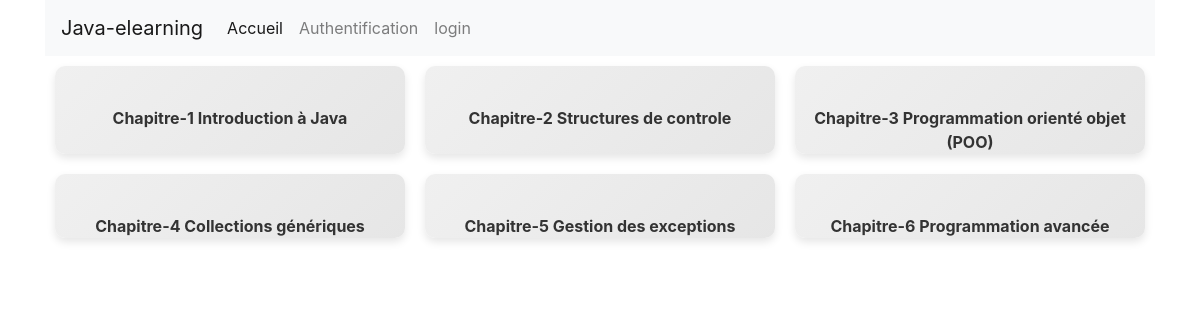
The app's page /programmes/lessonlist/ with its own data.
### programmes/models.py (models this page shows, shortened)
class Lesson(models.Model):# represente une leçon et ses differents attributs dans la base du donnée
    lesson_id = models.AutoField(primary_key=True)
    creer_par = models.ForeignKey(User, on_delete=models.CASCADE)
    nom = models.CharField(max_length=100)
    slug = models.SlugField(blank=True, null=True)
    position = models.PositiveSmallIntegerField(verbose_name='chapitre no')
    video = models.FileField(upload_to="Video", null=True, blank=True, verbose_name="cours en video")
    fpe = models.FileField(upload_to="FPE", null=True, blank=True, verbose_name="Fichier en presentation")
    pdf = models.FileField(upload_to="PDF", null=True, blank=True, verbose_name="cours en PDF")
    class Meta:
        ordering = ['position']

### programmes/views.py (the view)
# urls.py: path('lessonlist/', LessonListView.as_view(), name='lessonlist'),
class LessonListView(ListView):# vue utilise toutes leçons dans le template (lessonlist.html)
    model = Lesson
    template_name = 'programmes/lessonlist.html'
    context_object_name = 'lessons'
    def get_queryset(self):
        return Lesson.objects.all()

### programmes/templates/programmes/lessonlist.html (shortened to what this page needs)
{% extends 'base.html' %}
{% block content %}
<div class="lessons-container">
    {% for lesson in lessons %}
    <div class="lesson-item {% if lesson.teacher %}lesson-teacher{% elif lesson.student %}lesson-student{% endif %}">
        <a href="{% url 'programmes:lessonlistdetail' slug=lesson.slug %}">
            <div class="lesson-name">Chapitre-{{ lesson.position }} {{ lesson.nom }}</div>
        </a>
    </div>
    {% endfor %}
</div>
{% endblock %}

### utilisateurs/templates/base.html (shortened to what this page needs)
<!DOCTYPE html>
<html lang="en">
<head>
    <link rel="stylesheet" href="https://cdn.jsdelivr.net/npm/bootstrap@4.6.2/dist/css/bootstrap.min.css">
</head>
<body>
    <div class="container">
        <div class="row">
            <div class="col-md-12">
            {% if request.resolver_match.url_name != 'login' %}
                <nav class="navbar navbar-expand-md navbar-light bg-light">
                    <a class="navbar-brand" href="#">Java-elearning</a>
                    <div class="collapse navbar-collapse" id="navbarNav">
                      <ul class="navbar-nav">
                        <li class="nav-item active">
                          <a class="nav-link" href="{% url 'acceuil' %}">Accueil <span class="sr-only">(current)</span></a>
                        </li>
                        {% if not user.is_authenticated %}
                        <li class="nav-item">
                          <a class="nav-link" href="{% url 'register' %}">Authentification</a>
                        </li>
                        <li class="nav-item">
                          <a class="nav-link" href="{% url 'login' %}">login</a>
                        </li>
                        {% endif %}
                      </ul>
                    </div>
                  </nav>
              {% endif %}
            </div>
        </div>
        {% block content %}
        {% endblock %}
    </div>
</body>
</html>

### programmes/templates/programmes/lessonlist.html (style rules this page uses)
.lesson-item { width: calc(33.33% - 20px); margin: 10px; display: inline-block; text-align: center; position: relative; background: linear-gradient(135deg, #f0f0f0 0%, #e6e6e6 100%); border-radius: 10px; box-shadow: 0 4px 8px rgba(0, 0, 0, 0.1); transition: transform 0.2s, box-shadow 0.2s, background-color 0.5s; }
.lesson-name { margin-top: 40px; font-weight: bold; color: #333; }
.lessons-container { display: flex; flex-wrap: wrap; justify-content: space-between; }

### records on screen
Lesson: position "1", nom "Introduction à Java"
Lesson: position "2", nom "Structures de controle"
Lesson: position "3", nom "Programmation orienté objet (POO)"
Lesson: position "4", nom "Collections génériques"
Lesson: position "5", nom "Gestion des exceptions"
Lesson: position "6", nom "Programmation avancée"
